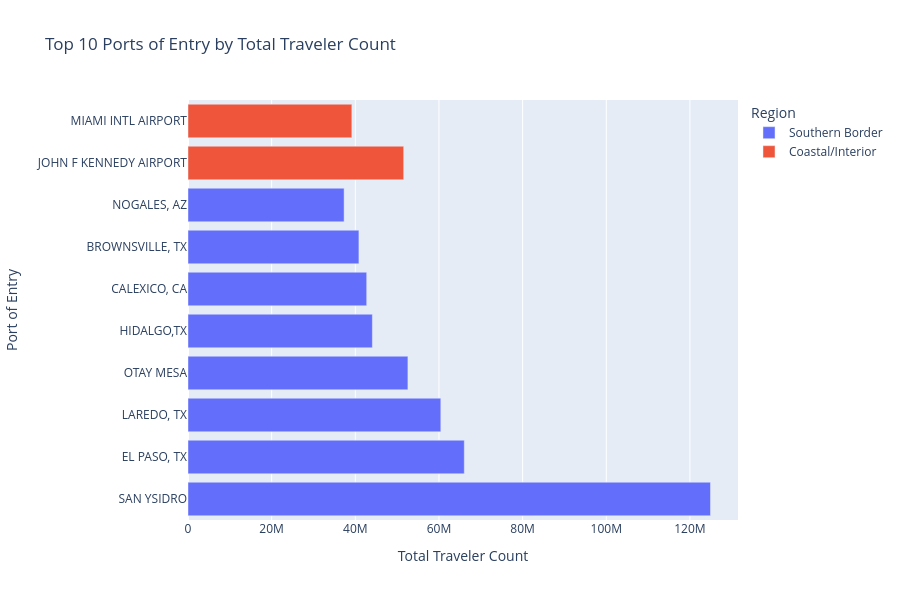

Notebook source saved alongside this figure:
### Code cell
bar_data = df_cbp[df_cbp['Measure Name'] == 'Travelers']
bar_data = bar_data.groupby(['Port of Entry', 'Region'])['Count'].sum().reset_index()

# Get the top 10 ports by total count
top_ports_bar = bar_data.nlargest(10, 'Count')

# Bar chart for top ports
fig_bar = px.bar(top_ports_bar, 
                 x='Count', 
                 y='Port of Entry', 
                 color='Region',
                 orientation='h',
                 title="Top 10 Ports of Entry by Total Traveler Count",
                 labels={'Count': 'Total Traveler Count', 'Port of Entry': 'Port of Entry'})
fig_bar.update_layout(height=600)
fig_bar.show()

### Figure 1 — Plotly figure (JSON) as saved in the notebook; plotly's stock layout.template omitted (floating-point values rounded to 4 significant figures)
{"data": [{"alignmentgroup": "True", "hovertemplate": "Region=Southern Border<br>Total Traveler Count=%{x}<br>Port of Entry=%{y}<extra></extra>", "legendgroup": "Southern Border", "marker": {"color": "#636efa", "pattern": {"shape": ""}}, "name": "Southern Border", "offsetgroup": "Southern Border", "orientation": "h", "showlegend": true, "textposition": "auto", "type": "bar", "x": [124922710, 66056101, 60443987, 52577260, 44081699, 42725340, 40864384, 37324623], "xaxis": "x", "y": ["SAN YSIDRO", "EL PASO, TX", "LAREDO, TX", "OTAY MESA", "HIDALGO,TX", "CALEXICO, CA", "BROWNSVILLE, TX", "NOGALES, AZ"], "yaxis": "y"}, {"alignmentgroup": "True", "hovertemplate": "Region=Coastal/Interior<br>Total Traveler Count=%{x}<br>Port of Entry=%{y}<extra></extra>", "legendgroup": "Coastal/Interior", "marker": {"color": "#EF553B", "pattern": {"shape": ""}}, "name": "Coastal/Interior", "offsetgroup": "Coastal/Interior", "orientation": "h", "showlegend": true, "textposition": "auto", "type": "bar", "x": [51572124, 39175685], "xaxis": "x", "y": ["JOHN F KENNEDY AIRPORT", "MIAMI INTL AIRPORT"], "yaxis": "y"}], "layout": {"barmode": "relative", "height": 600, "legend": {"title": {"text": "Region"}, "tracegroupgap": 0}, "title": {"text": "Top 10 Ports of Entry by Total Traveler Count"}, "xaxis": {"anchor": "y", "domain": [0, 1], "title": {"text": "Total Traveler Count"}}, "yaxis": {"anchor": "x", "domain": [0, 1], "title": {"text": "Port of Entry"}}}}
